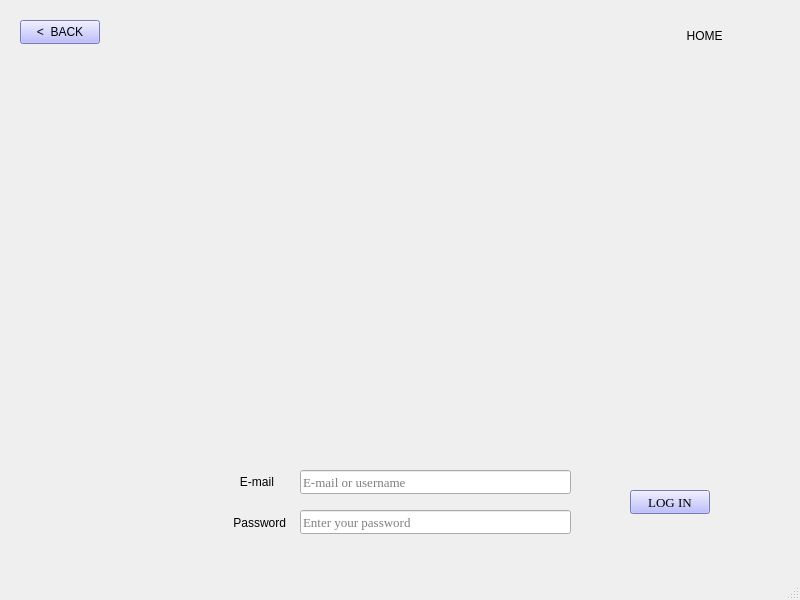
<?xml version="1.0" encoding="UTF-8"?>
<ui version="4.0">
 <class>MainWindow</class>
 <widget class="QMainWindow" name="MainWindow">
  <property name="geometry">
   <rect>
    <x>0</x>
    <y>0</y>
    <width>800</width>
    <height>600</height>
   </rect>
  </property>
  <property name="mouseTracking">
   <bool>false</bool>
  </property>
  <property name="windowTitle">
   <string>MainWindow</string>
  </property>
  <widget class="QWidget" name="centralwidget">
   <widget class="QStackedWidget" name="stackedWidget">
    <property name="geometry">
     <rect>
      <x>0</x>
      <y>0</y>
      <width>800</width>
      <height>600</height>
     </rect>
    </property>
    <property name="currentIndex">
     <number>0</number>
    </property>
    <widget class="QWidget" name="page">
     <widget class="QLabel" name="Mainwindow_2">
      <property name="geometry">
       <rect>
        <x>0</x>
        <y>0</y>
        <width>800</width>
        <height>600</height>
       </rect>
      </property>
      <property name="text">
       <string/>
      </property>
      <property name="pixmap">
       <pixmap>../Docs/stock-vector-abstract-letter-h-real-estate-logo-design-apartment-logo-design-mortgage-logo-2017256162.jpg</pixmap>
      </property>
     </widget>
     <widget class="QLineEdit" name="Email_blank">
      <property name="geometry">
       <rect>
        <x>300</x>
        <y>470</y>
        <width>271</width>
        <height>24</height>
       </rect>
      </property>
      <property name="font">
       <font>
        <family>Georgia</family>
        <pointsize>10</pointsize>
       </font>
      </property>
      <property name="echoMode">
       <enum>QLineEdit::Normal</enum>
      </property>
      <property name="placeholderText">
       <string>E-mail or username</string>
      </property>
     </widget>
     <widget class="QLineEdit" name="Password_blank">
      <property name="geometry">
       <rect>
        <x>300</x>
        <y>510</y>
        <width>271</width>
        <height>24</height>
       </rect>
      </property>
      <property name="font">
       <font>
        <family>Georgia</family>
        <pointsize>10</pointsize>
       </font>
      </property>
      <property name="echoMode">
       <enum>QLineEdit::Password</enum>
      </property>
      <property name="placeholderText">
       <string>Enter your password</string>
      </property>
     </widget>
     <widget class="QPushButton" name="LoginButton">
      <property name="geometry">
       <rect>
        <x>630</x>
        <y>490</y>
        <width>80</width>
        <height>24</height>
       </rect>
      </property>
      <property name="font">
       <font>
        <family>Georgia</family>
        <pointsize>10</pointsize>
        <italic>false</italic>
        <bold>false</bold>
       </font>
      </property>
      <property name="styleSheet">
       <string notr="true">color: rgb(0, 0, 0);
background-color: rgb(170, 170, 255);
border-color: rgb(170, 170, 255);
font: 10pt &quot;Georgia&quot;;</string>
      </property>
      <property name="text">
       <string>LOG IN</string>
      </property>
     </widget>
     <widget class="QLabel" name="Email">
      <property name="geometry">
       <rect>
        <x>230</x>
        <y>471</y>
        <width>61</width>
        <height>21</height>
       </rect>
      </property>
      <property name="styleSheet">
       <string notr="true">font: 10pt &quot;Georgia&quot;;</string>
      </property>
      <property name="text">
       <string>   E-mail</string>
      </property>
     </widget>
     <widget class="QLabel" name="Password">
      <property name="geometry">
       <rect>
        <x>230</x>
        <y>507</y>
        <width>61</width>
        <height>31</height>
       </rect>
      </property>
      <property name="styleSheet">
       <string notr="true">font: 10pt &quot;Georgia&quot;;</string>
      </property>
      <property name="text">
       <string> Password</string>
      </property>
     </widget>
     <widget class="QLabel" name="Home">
      <property name="geometry">
       <rect>
        <x>670</x>
        <y>0</y>
        <width>131</width>
        <height>71</height>
       </rect>
      </property>
      <property name="styleSheet">
       <string notr="true">font: 14pt &quot;Segoe UI&quot;;
font: 700 14pt &quot;Segoe UI&quot;;</string>
      </property>
      <property name="text">
       <string>     HOME</string>
      </property>
     </widget>
     <widget class="QPushButton" name="Backbutton">
      <property name="geometry">
       <rect>
        <x>20</x>
        <y>20</y>
        <width>80</width>
        <height>24</height>
       </rect>
      </property>
      <property name="styleSheet">
       <string notr="true">color: rgb(0, 0, 0);
background-color: rgb(170, 170, 255);
border-color: rgb(170, 170, 255);
font: 10pt &quot;Georgia&quot;;</string>
      </property>
      <property name="text">
       <string>&lt;  BACK</string>
      </property>
     </widget>
    </widget>
    <widget class="QWidget" name="page2">
     <widget class="QLabel" name="MainWindow_3">
      <property name="geometry">
       <rect>
        <x>0</x>
        <y>0</y>
        <width>800</width>
        <height>600</height>
       </rect>
      </property>
      <property name="text">
       <string/>
      </property>
      <property name="pixmap">
       <pixmap>../Docs/photo_2023-10-01_22-33-42.jpg</pixmap>
      </property>
      <property name="scaledContents">
       <bool>true</bool>
      </property>
     </widget>
     <widget class="QLabel" name="ListView">
      <property name="geometry">
       <rect>
        <x>0</x>
        <y>0</y>
        <width>221</width>
        <height>71</height>
       </rect>
      </property>
      <property name="font">
       <font>
        <family>Segoe UI</family>
        <pointsize>14</pointsize>
        <italic>false</italic>
        <bold>true</bold>
       </font>
      </property>
      <property name="styleSheet">
       <string notr="true">color: rgb(0, 0, 0);
font: 700 14pt &quot;Segoe UI&quot;;
</string>
      </property>
      <property name="text">
       <string>      List View:</string>
      </property>
     </widget>
     <widget class="QLabel" name="Typeofcustomer">
      <property name="geometry">
       <rect>
        <x>50</x>
        <y>70</y>
        <width>361</width>
        <height>51</height>
       </rect>
      </property>
      <property name="styleSheet">
       <string notr="true">color: rgb(0, 0, 0);
font: 14pt &quot;Georgia&quot;;</string>
      </property>
      <property name="text">
       <string>What type of customer you are?</string>
      </property>
     </widget>
     <widget class="QRadioButton" name="Owners">
      <property name="geometry">
       <rect>
        <x>90</x>
        <y>140</y>
        <width>101</width>
        <height>41</height>
       </rect>
      </property>
      <property name="font">
       <font>
        <family>Georgia</family>
        <pointsize>14</pointsize>
        <italic>false</italic>
        <bold>false</bold>
       </font>
      </property>
      <property name="styleSheet">
       <string notr="true">font: 14pt &quot;Georgia&quot;;
background-color: rgb(255, 255, 255);
</string>
      </property>
      <property name="text">
       <string>Owners</string>
      </property>
     </widget>
     <widget class="QRadioButton" name="Tenants">
      <property name="geometry">
       <rect>
        <x>90</x>
        <y>200</y>
        <width>101</width>
        <height>41</height>
       </rect>
      </property>
      <property name="styleSheet">
       <string notr="true">font: 14pt &quot;Georgia&quot;;
background-color: rgb(255, 255, 255);</string>
      </property>
      <property name="text">
       <string>Tenants</string>
      </property>
     </widget>
     <widget class="QPushButton" name="Logoutbutton">
      <property name="geometry">
       <rect>
        <x>140</x>
        <y>310</y>
        <width>80</width>
        <height>24</height>
       </rect>
      </property>
      <property name="styleSheet">
       <string notr="true">color: rgb(0, 0, 0);
font: 10pt &quot;Georgia&quot;;
background-color: rgb(170, 170, 255);
border-color: rgb(170, 170, 255);</string>
      </property>
      <property name="text">
       <string>LOG OUT</string>
      </property>
     </widget>
    </widget>
    <widget class="QWidget" name="page_3">
     <widget class="QLabel" name="MainWindow_4">
      <property name="geometry">
       <rect>
        <x>0</x>
        <y>0</y>
        <width>800</width>
        <height>600</height>
       </rect>
      </property>
      <property name="text">
       <string/>
      </property>
      <property name="pixmap">
       <pixmap>../Docs/photo_2023-10-01_22-33-42.jpg</pixmap>
      </property>
      <property name="scaledContents">
       <bool>true</bool>
      </property>
     </widget>
     <widget class="QRadioButton" name="Addproperty">
      <property name="geometry">
       <rect>
        <x>80</x>
        <y>130</y>
        <width>191</width>
        <height>31</height>
       </rect>
      </property>
      <property name="font">
       <font>
        <family>Georgia</family>
        <pointsize>14</pointsize>
        <italic>false</italic>
        <bold>false</bold>
       </font>
      </property>
      <property name="styleSheet">
       <string notr="true">color: rgb(0, 0, 0);
font: 14pt &quot;Georgia&quot;;</string>
      </property>
      <property name="text">
       <string>Add Property</string>
      </property>
     </widget>
     <widget class="QRadioButton" name="Viewproperty">
      <property name="geometry">
       <rect>
        <x>80</x>
        <y>170</y>
        <width>191</width>
        <height>31</height>
       </rect>
      </property>
      <property name="font">
       <font>
        <family>Georgia</family>
        <pointsize>14</pointsize>
        <italic>false</italic>
        <bold>false</bold>
       </font>
      </property>
      <property name="styleSheet">
       <string notr="true">color: rgb(0, 0, 0);
font: 14pt &quot;Georgia&quot;;</string>
      </property>
      <property name="text">
       <string>View Property</string>
      </property>
     </widget>
     <widget class="QRadioButton" name="Updateproperty">
      <property name="geometry">
       <rect>
        <x>80</x>
        <y>210</y>
        <width>191</width>
        <height>31</height>
       </rect>
      </property>
      <property name="font">
       <font>
        <family>Georgia</family>
        <pointsize>14</pointsize>
        <italic>false</italic>
        <bold>false</bold>
       </font>
      </property>
      <property name="styleSheet">
       <string notr="true">color: rgb(0, 0, 0);
font: 14pt &quot;Georgia&quot;;</string>
      </property>
      <property name="text">
       <string>Update Property</string>
      </property>
     </widget>
     <widget class="QRadioButton" name="Deleteproperty">
      <property name="geometry">
       <rect>
        <x>80</x>
        <y>250</y>
        <width>191</width>
        <height>31</height>
       </rect>
      </property>
      <property name="font">
       <font>
        <family>Georgia</family>
        <pointsize>14</pointsize>
        <italic>false</italic>
        <bold>false</bold>
       </font>
      </property>
      <property name="styleSheet">
       <string notr="true">color: rgb(0, 0, 0);
font: 14pt &quot;Georgia&quot;;</string>
      </property>
      <property name="text">
       <string>Delete Property</string>
      </property>
     </widget>
     <widget class="QLabel" name="Objectives">
      <property name="geometry">
       <rect>
        <x>30</x>
        <y>60</y>
        <width>151</width>
        <height>71</height>
       </rect>
      </property>
      <property name="styleSheet">
       <string notr="true">color: rgb(0, 0, 0);
font: 700 14pt &quot;Segoe UI&quot;;</string>
      </property>
      <property name="text">
       <string>     Objectives</string>
      </property>
     </widget>
     <widget class="QPushButton" name="Backbutton_2">
      <property name="geometry">
       <rect>
        <x>20</x>
        <y>20</y>
        <width>80</width>
        <height>24</height>
       </rect>
      </property>
      <property name="styleSheet">
       <string notr="true">color: rgb(0, 0, 0);
background-color: rgb(170, 170, 255);
border-color: rgb(170, 170, 255);
font: 10pt &quot;Georgia&quot;;</string>
      </property>
      <property name="text">
       <string>&lt;  BACK</string>
      </property>
     </widget>
     <widget class="QPushButton" name="Logoutbutton_2">
      <property name="geometry">
       <rect>
        <x>140</x>
        <y>340</y>
        <width>80</width>
        <height>24</height>
       </rect>
      </property>
      <property name="styleSheet">
       <string notr="true">color: rgb(0, 0, 0);
background-color: rgb(170, 170, 255);
border-color: rgb(170, 170, 255);
font: 10pt &quot;Georgia&quot;;</string>
      </property>
      <property name="text">
       <string>LOG OUT</string>
      </property>
     </widget>
    </widget>
    <widget class="QWidget" name="page_4">
     <widget class="QLabel" name="Mainwindow_5">
      <property name="geometry">
       <rect>
        <x>0</x>
        <y>0</y>
        <width>800</width>
        <height>600</height>
       </rect>
      </property>
      <property name="text">
       <string/>
      </property>
      <property name="pixmap">
       <pixmap>../Docs/photo_2023-10-01_22-33-42.jpg</pixmap>
      </property>
      <property name="scaledContents">
       <bool>true</bool>
      </property>
     </widget>
     <widget class="QRadioButton" name="Viewproperty_2">
      <property name="geometry">
       <rect>
        <x>70</x>
        <y>80</y>
        <width>151</width>
        <height>41</height>
       </rect>
      </property>
      <property name="styleSheet">
       <string notr="true">color: rgb(0, 0, 0);
font: 14pt &quot;Georgia&quot;;</string>
      </property>
      <property name="text">
       <string>View Property</string>
      </property>
     </widget>
     <widget class="QLabel" name="Objectives_2">
      <property name="geometry">
       <rect>
        <x>650</x>
        <y>0</y>
        <width>221</width>
        <height>71</height>
       </rect>
      </property>
      <property name="styleSheet">
       <string notr="true">color: rgb(255, 255, 255);
font: 700 14pt &quot;Segoe UI&quot;;</string>
      </property>
      <property name="text">
       <string>     Objectives</string>
      </property>
     </widget>
     <widget class="QPushButton" name="Backbutton_3">
      <property name="geometry">
       <rect>
        <x>20</x>
        <y>20</y>
        <width>80</width>
        <height>24</height>
       </rect>
      </property>
      <property name="styleSheet">
       <string notr="true">color: rgb(0, 0, 0);
background-color: rgb(170, 170, 255);
border-color: rgb(170, 170, 255);</string>
      </property>
      <property name="text">
       <string>&lt;  BACK</string>
      </property>
     </widget>
     <widget class="QPushButton" name="Logoutbutton_3">
      <property name="geometry">
       <rect>
        <x>110</x>
        <y>190</y>
        <width>80</width>
        <height>24</height>
       </rect>
      </property>
      <property name="styleSheet">
       <string notr="true">color: rgb(0, 0, 0);
background-color: rgb(170, 170, 255);
border-color: rgb(170, 170, 255);
font: 10pt &quot;Georgia&quot;;</string>
      </property>
      <property name="text">
       <string>LOG OUT</string>
      </property>
     </widget>
    </widget>
    <widget class="QWidget" name="page_5">
     <widget class="QLabel" name="Mainwindow_6">
      <property name="geometry">
       <rect>
        <x>0</x>
        <y>0</y>
        <width>800</width>
        <height>600</height>
       </rect>
      </property>
      <property name="styleSheet">
       <string notr="true">background-color: rgb(255, 255, 255);</string>
      </property>
      <property name="text">
       <string/>
      </property>
      <property name="pixmap">
       <pixmap>../Docs/photo_2023-10-01_22-33-42.jpg</pixmap>
      </property>
      <property name="scaledContents">
       <bool>true</bool>
      </property>
     </widget>
     <widget class="QPushButton" name="Backbutton_4">
      <property name="geometry">
       <rect>
        <x>20</x>
        <y>20</y>
        <width>80</width>
        <height>24</height>
       </rect>
      </property>
      <property name="styleSheet">
       <string notr="true">color: rgb(0, 0, 0);
background-color: rgb(170, 170, 255);
border-color: rgb(170, 170, 255);
font: 10pt &quot;Georgia&quot;;</string>
      </property>
      <property name="text">
       <string>&lt;  BACK</string>
      </property>
     </widget>
     <widget class="QPushButton" name="Savebutton">
      <property name="geometry">
       <rect>
        <x>190</x>
        <y>470</y>
        <width>80</width>
        <height>24</height>
       </rect>
      </property>
      <property name="font">
       <font>
        <family>Georgia</family>
        <pointsize>10</pointsize>
       </font>
      </property>
      <property name="styleSheet">
       <string notr="true">color: rgb(0, 0, 0);
background-color: rgb(170, 170, 255);
border-color: rgb(170, 170, 255);</string>
      </property>
      <property name="text">
       <string>SAVE</string>
      </property>
     </widget>
     <widget class="QLineEdit" name="Propertyid_blank">
      <property name="geometry">
       <rect>
        <x>110</x>
        <y>90</y>
        <width>321</width>
        <height>31</height>
       </rect>
      </property>
      <property name="font">
       <font>
        <family>Georgia</family>
        <pointsize>10</pointsize>
       </font>
      </property>
      <property name="placeholderText">
       <string>Enter property ID</string>
      </property>
     </widget>
     <widget class="QLineEdit" name="Address_blank">
      <property name="geometry">
       <rect>
        <x>110</x>
        <y>150</y>
        <width>321</width>
        <height>31</height>
       </rect>
      </property>
      <property name="font">
       <font>
        <family>Georgia</family>
        <pointsize>10</pointsize>
       </font>
      </property>
      <property name="placeholderText">
       <string>Enter property address</string>
      </property>
     </widget>
     <widget class="QLineEdit" name="Rooms_blank">
      <property name="geometry">
       <rect>
        <x>110</x>
        <y>210</y>
        <width>321</width>
        <height>31</height>
       </rect>
      </property>
      <property name="font">
       <font>
        <family>Georgia</family>
        <pointsize>10</pointsize>
       </font>
      </property>
      <property name="placeholderText">
       <string>Enter number of rooms</string>
      </property>
     </widget>
     <widget class="QLineEdit" name="Floor_blank">
      <property name="geometry">
       <rect>
        <x>110</x>
        <y>270</y>
        <width>321</width>
        <height>31</height>
       </rect>
      </property>
      <property name="font">
       <font>
        <family>Georgia</family>
        <pointsize>10</pointsize>
       </font>
      </property>
      <property name="placeholderText">
       <string>Enter floor no.</string>
      </property>
     </widget>
     <widget class="QLineEdit" name="Price_blank">
      <property name="geometry">
       <rect>
        <x>110</x>
        <y>330</y>
        <width>321</width>
        <height>31</height>
       </rect>
      </property>
      <property name="font">
       <font>
        <family>Georgia</family>
        <pointsize>10</pointsize>
       </font>
      </property>
      <property name="placeholderText">
       <string>Enter property price in $</string>
      </property>
     </widget>
     <widget class="QLabel" name="Propertyid">
      <property name="geometry">
       <rect>
        <x>20</x>
        <y>85</y>
        <width>71</width>
        <height>41</height>
       </rect>
      </property>
      <property name="font">
       <font>
        <family>Georgia</family>
        <pointsize>10</pointsize>
       </font>
      </property>
      <property name="text">
       <string>ID :</string>
      </property>
     </widget>
     <widget class="QLabel" name="Address">
      <property name="geometry">
       <rect>
        <x>20</x>
        <y>145</y>
        <width>71</width>
        <height>41</height>
       </rect>
      </property>
      <property name="font">
       <font>
        <family>Georgia</family>
        <pointsize>10</pointsize>
       </font>
      </property>
      <property name="text">
       <string>Address :</string>
      </property>
     </widget>
     <widget class="QLabel" name="Rooms">
      <property name="geometry">
       <rect>
        <x>20</x>
        <y>200</y>
        <width>71</width>
        <height>51</height>
       </rect>
      </property>
      <property name="font">
       <font>
        <family>Georgia</family>
        <pointsize>10</pointsize>
       </font>
      </property>
      <property name="text">
       <string>Rooms :</string>
      </property>
     </widget>
     <widget class="QLabel" name="Floor">
      <property name="geometry">
       <rect>
        <x>20</x>
        <y>265</y>
        <width>71</width>
        <height>41</height>
       </rect>
      </property>
      <property name="font">
       <font>
        <family>Georgia</family>
        <pointsize>10</pointsize>
       </font>
      </property>
      <property name="text">
       <string>Floor :</string>
      </property>
     </widget>
     <widget class="QLabel" name="Price">
      <property name="geometry">
       <rect>
        <x>20</x>
        <y>325</y>
        <width>81</width>
        <height>41</height>
       </rect>
      </property>
      <property name="font">
       <font>
        <family>Georgia</family>
        <pointsize>10</pointsize>
       </font>
      </property>
      <property name="text">
       <string>Price :</string>
      </property>
     </widget>
     <widget class="QLineEdit" name="Contactno_blank">
      <property name="geometry">
       <rect>
        <x>110</x>
        <y>390</y>
        <width>321</width>
        <height>31</height>
       </rect>
      </property>
      <property name="font">
       <font>
        <family>Georgia</family>
        <pointsize>10</pointsize>
       </font>
      </property>
      <property name="placeholderText">
       <string>Enter contact no.</string>
      </property>
     </widget>
     <widget class="QLabel" name="Contactno">
      <property name="geometry">
       <rect>
        <x>20</x>
        <y>385</y>
        <width>81</width>
        <height>41</height>
       </rect>
      </property>
      <property name="font">
       <font>
        <family>Georgia</family>
        <pointsize>10</pointsize>
       </font>
      </property>
      <property name="text">
       <string>Contact No. :</string>
      </property>
     </widget>
    </widget>
    <widget class="QWidget" name="page_6">
     <widget class="QTextEdit" name="Mainwindow_7">
      <property name="geometry">
       <rect>
        <x>0</x>
        <y>0</y>
        <width>800</width>
        <height>600</height>
       </rect>
      </property>
      <property name="styleSheet">
       <string notr="true">font: 14pt &quot;Times New Roman&quot;;</string>
      </property>
     </widget>
     <widget class="QPushButton" name="Backbutton_5">
      <property name="geometry">
       <rect>
        <x>20</x>
        <y>20</y>
        <width>80</width>
        <height>24</height>
       </rect>
      </property>
      <property name="font">
       <font>
        <family>Georgia</family>
        <pointsize>10</pointsize>
       </font>
      </property>
      <property name="styleSheet">
       <string notr="true">background-color: rgb(170, 170, 255);</string>
      </property>
      <property name="text">
       <string>&lt; BACK</string>
      </property>
     </widget>
    </widget>
    <widget class="QWidget" name="page_7">
     <widget class="QLabel" name="Mainwindow_8">
      <property name="geometry">
       <rect>
        <x>0</x>
        <y>0</y>
        <width>800</width>
        <height>600</height>
       </rect>
      </property>
      <property name="text">
       <string/>
      </property>
      <property name="pixmap">
       <pixmap>../Docs/photo_2023-10-01_22-33-42.jpg</pixmap>
      </property>
      <property name="scaledContents">
       <bool>true</bool>
      </property>
     </widget>
     <widget class="QLabel" name="Propertyid_2">
      <property name="geometry">
       <rect>
        <x>20</x>
        <y>85</y>
        <width>71</width>
        <height>41</height>
       </rect>
      </property>
      <property name="font">
       <font>
        <family>Georgia</family>
        <pointsize>10</pointsize>
       </font>
      </property>
      <property name="text">
       <string>Property ID:</string>
      </property>
     </widget>
     <widget class="QLineEdit" name="Propertyid_blank_2">
      <property name="geometry">
       <rect>
        <x>110</x>
        <y>90</y>
        <width>321</width>
        <height>31</height>
       </rect>
      </property>
      <property name="font">
       <font>
        <family>Georgia</family>
        <pointsize>10</pointsize>
       </font>
      </property>
      <property name="text">
       <string/>
      </property>
      <property name="placeholderText">
       <string>Enter property ID</string>
      </property>
     </widget>
     <widget class="QPushButton" name="Backbutton_6">
      <property name="geometry">
       <rect>
        <x>20</x>
        <y>20</y>
        <width>80</width>
        <height>24</height>
       </rect>
      </property>
      <property name="font">
       <font>
        <family>Georgia</family>
        <pointsize>10</pointsize>
       </font>
      </property>
      <property name="styleSheet">
       <string notr="true">background-color: rgb(170, 170, 255);</string>
      </property>
      <property name="text">
       <string>&lt; BACK</string>
      </property>
     </widget>
     <widget class="QPushButton" name="Deletebutton">
      <property name="geometry">
       <rect>
        <x>190</x>
        <y>190</y>
        <width>80</width>
        <height>24</height>
       </rect>
      </property>
      <property name="font">
       <font>
        <family>Georgia</family>
        <pointsize>10</pointsize>
       </font>
      </property>
      <property name="styleSheet">
       <string notr="true">background-color: rgb(170, 170, 255);</string>
      </property>
      <property name="text">
       <string>DELETE</string>
      </property>
     </widget>
    </widget>
    <widget class="QWidget" name="page_8">
     <widget class="QLabel" name="Mainwindow_9">
      <property name="geometry">
       <rect>
        <x>0</x>
        <y>0</y>
        <width>800</width>
        <height>600</height>
       </rect>
      </property>
      <property name="text">
       <string/>
      </property>
      <property name="pixmap">
       <pixmap>../Docs/photo_2023-10-01_22-33-42.jpg</pixmap>
      </property>
      <property name="scaledContents">
       <bool>true</bool>
      </property>
     </widget>
     <widget class="QPushButton" name="Backbutton_7">
      <property name="geometry">
       <rect>
        <x>20</x>
        <y>20</y>
        <width>80</width>
        <height>24</height>
       </rect>
      </property>
      <property name="font">
       <font>
        <family>Georgia</family>
        <pointsize>10</pointsize>
       </font>
      </property>
      <property name="styleSheet">
       <string notr="true">background-color: rgb(170, 170, 255);</string>
      </property>
      <property name="text">
       <string>&lt; BACK</string>
      </property>
     </widget>
     <widget class="QLabel" name="Address_2">
      <property name="geometry">
       <rect>
        <x>20</x>
        <y>145</y>
        <width>71</width>
        <height>41</height>
       </rect>
      </property>
      <property name="font">
       <font>
        <family>Georgia</family>
        <pointsize>10</pointsize>
       </font>
      </property>
      <property name="text">
       <string>Address :</string>
      </property>
     </widget>
     <widget class="QLabel" name="Propertyid_3">
      <property name="geometry">
       <rect>
        <x>20</x>
        <y>85</y>
        <width>71</width>
        <height>41</height>
       </rect>
      </property>
      <property name="font">
       <font>
        <family>Georgia</family>
        <pointsize>10</pointsize>
       </font>
      </property>
      <property name="text">
       <string>ID :</string>
      </property>
     </widget>
     <widget class="QLabel" name="Rooms_2">
      <property name="geometry">
       <rect>
        <x>20</x>
        <y>200</y>
        <width>71</width>
        <height>51</height>
       </rect>
      </property>
      <property name="font">
       <font>
        <family>Georgia</family>
        <pointsize>10</pointsize>
       </font>
      </property>
      <property name="text">
       <string>Rooms :</string>
      </property>
     </widget>
     <widget class="QLabel" name="Floor_2">
      <property name="geometry">
       <rect>
        <x>20</x>
        <y>265</y>
        <width>71</width>
        <height>41</height>
       </rect>
      </property>
      <property name="font">
       <font>
        <family>Georgia</family>
        <pointsize>10</pointsize>
       </font>
      </property>
      <property name="text">
       <string>Floor :</string>
      </property>
     </widget>
     <widget class="QLabel" name="Price_2">
      <property name="geometry">
       <rect>
        <x>20</x>
        <y>325</y>
        <width>81</width>
        <height>41</height>
       </rect>
      </property>
      <property name="font">
       <font>
        <family>Georgia</family>
        <pointsize>10</pointsize>
       </font>
      </property>
      <property name="text">
       <string>Price:</string>
      </property>
     </widget>
     <widget class="QLabel" name="Contactno_2">
      <property name="geometry">
       <rect>
        <x>20</x>
        <y>385</y>
        <width>81</width>
        <height>41</height>
       </rect>
      </property>
      <property name="font">
       <font>
        <family>Georgia</family>
        <pointsize>10</pointsize>
       </font>
      </property>
      <property name="text">
       <string>Contact No. :</string>
      </property>
     </widget>
     <widget class="QLineEdit" name="Propertyid_blank_3">
      <property name="geometry">
       <rect>
        <x>110</x>
        <y>90</y>
        <width>321</width>
        <height>31</height>
       </rect>
      </property>
      <property name="font">
       <font>
        <family>Georgia</family>
        <pointsize>10</pointsize>
       </font>
      </property>
      <property name="placeholderText">
       <string>Enter property ID</string>
      </property>
     </widget>
     <widget class="QLineEdit" name="Address_blank_2">
      <property name="geometry">
       <rect>
        <x>110</x>
        <y>150</y>
        <width>321</width>
        <height>31</height>
       </rect>
      </property>
      <property name="font">
       <font>
        <family>Georgia</family>
        <pointsize>10</pointsize>
       </font>
      </property>
      <property name="placeholderText">
       <string>Enter/Update property address</string>
      </property>
     </widget>
     <widget class="QLineEdit" name="Rooms_blank_2">
      <property name="geometry">
       <rect>
        <x>110</x>
        <y>210</y>
        <width>321</width>
        <height>31</height>
       </rect>
      </property>
      <property name="font">
       <font>
        <family>Georgia</family>
        <pointsize>10</pointsize>
       </font>
      </property>
      <property name="placeholderText">
       <string>Enter/Update number of rooms</string>
      </property>
     </widget>
     <widget class="QLineEdit" name="Floor_blank_2">
      <property name="geometry">
       <rect>
        <x>110</x>
        <y>270</y>
        <width>321</width>
        <height>31</height>
       </rect>
      </property>
      <property name="font">
       <font>
        <family>Georgia</family>
        <pointsize>10</pointsize>
       </font>
      </property>
      <property name="placeholderText">
       <string>Enter/Update floor no.</string>
      </property>
     </widget>
     <widget class="QLineEdit" name="Price_blank_2">
      <property name="geometry">
       <rect>
        <x>110</x>
        <y>330</y>
        <width>321</width>
        <height>31</height>
       </rect>
      </property>
      <property name="font">
       <font>
        <family>Georgia</family>
        <pointsize>10</pointsize>
       </font>
      </property>
      <property name="placeholderText">
       <string>Enter/Update property price in $</string>
      </property>
     </widget>
     <widget class="QLineEdit" name="Contactno_blank_2">
      <property name="geometry">
       <rect>
        <x>110</x>
        <y>390</y>
        <width>321</width>
        <height>31</height>
       </rect>
      </property>
      <property name="font">
       <font>
        <family>Georgia</family>
        <pointsize>10</pointsize>
       </font>
      </property>
      <property name="placeholderText">
       <string>Enter/Update contact no.</string>
      </property>
     </widget>
     <widget class="QPushButton" name="Updatebutton">
      <property name="geometry">
       <rect>
        <x>190</x>
        <y>470</y>
        <width>80</width>
        <height>24</height>
       </rect>
      </property>
      <property name="styleSheet">
       <string notr="true">background-color: rgb(170, 170, 255);
font: 10pt &quot;Georgia&quot;;</string>
      </property>
      <property name="text">
       <string>UPDATE</string>
      </property>
     </widget>
    </widget>
   </widget>
  </widget>
  <widget class="QMenuBar" name="menubar">
   <property name="geometry">
    <rect>
     <x>0</x>
     <y>0</y>
     <width>800</width>
     <height>21</height>
    </rect>
   </property>
  </widget>
  <widget class="QStatusBar" name="statusbar"/>
 </widget>
 <resources/>
 <connections/>
</ui>
